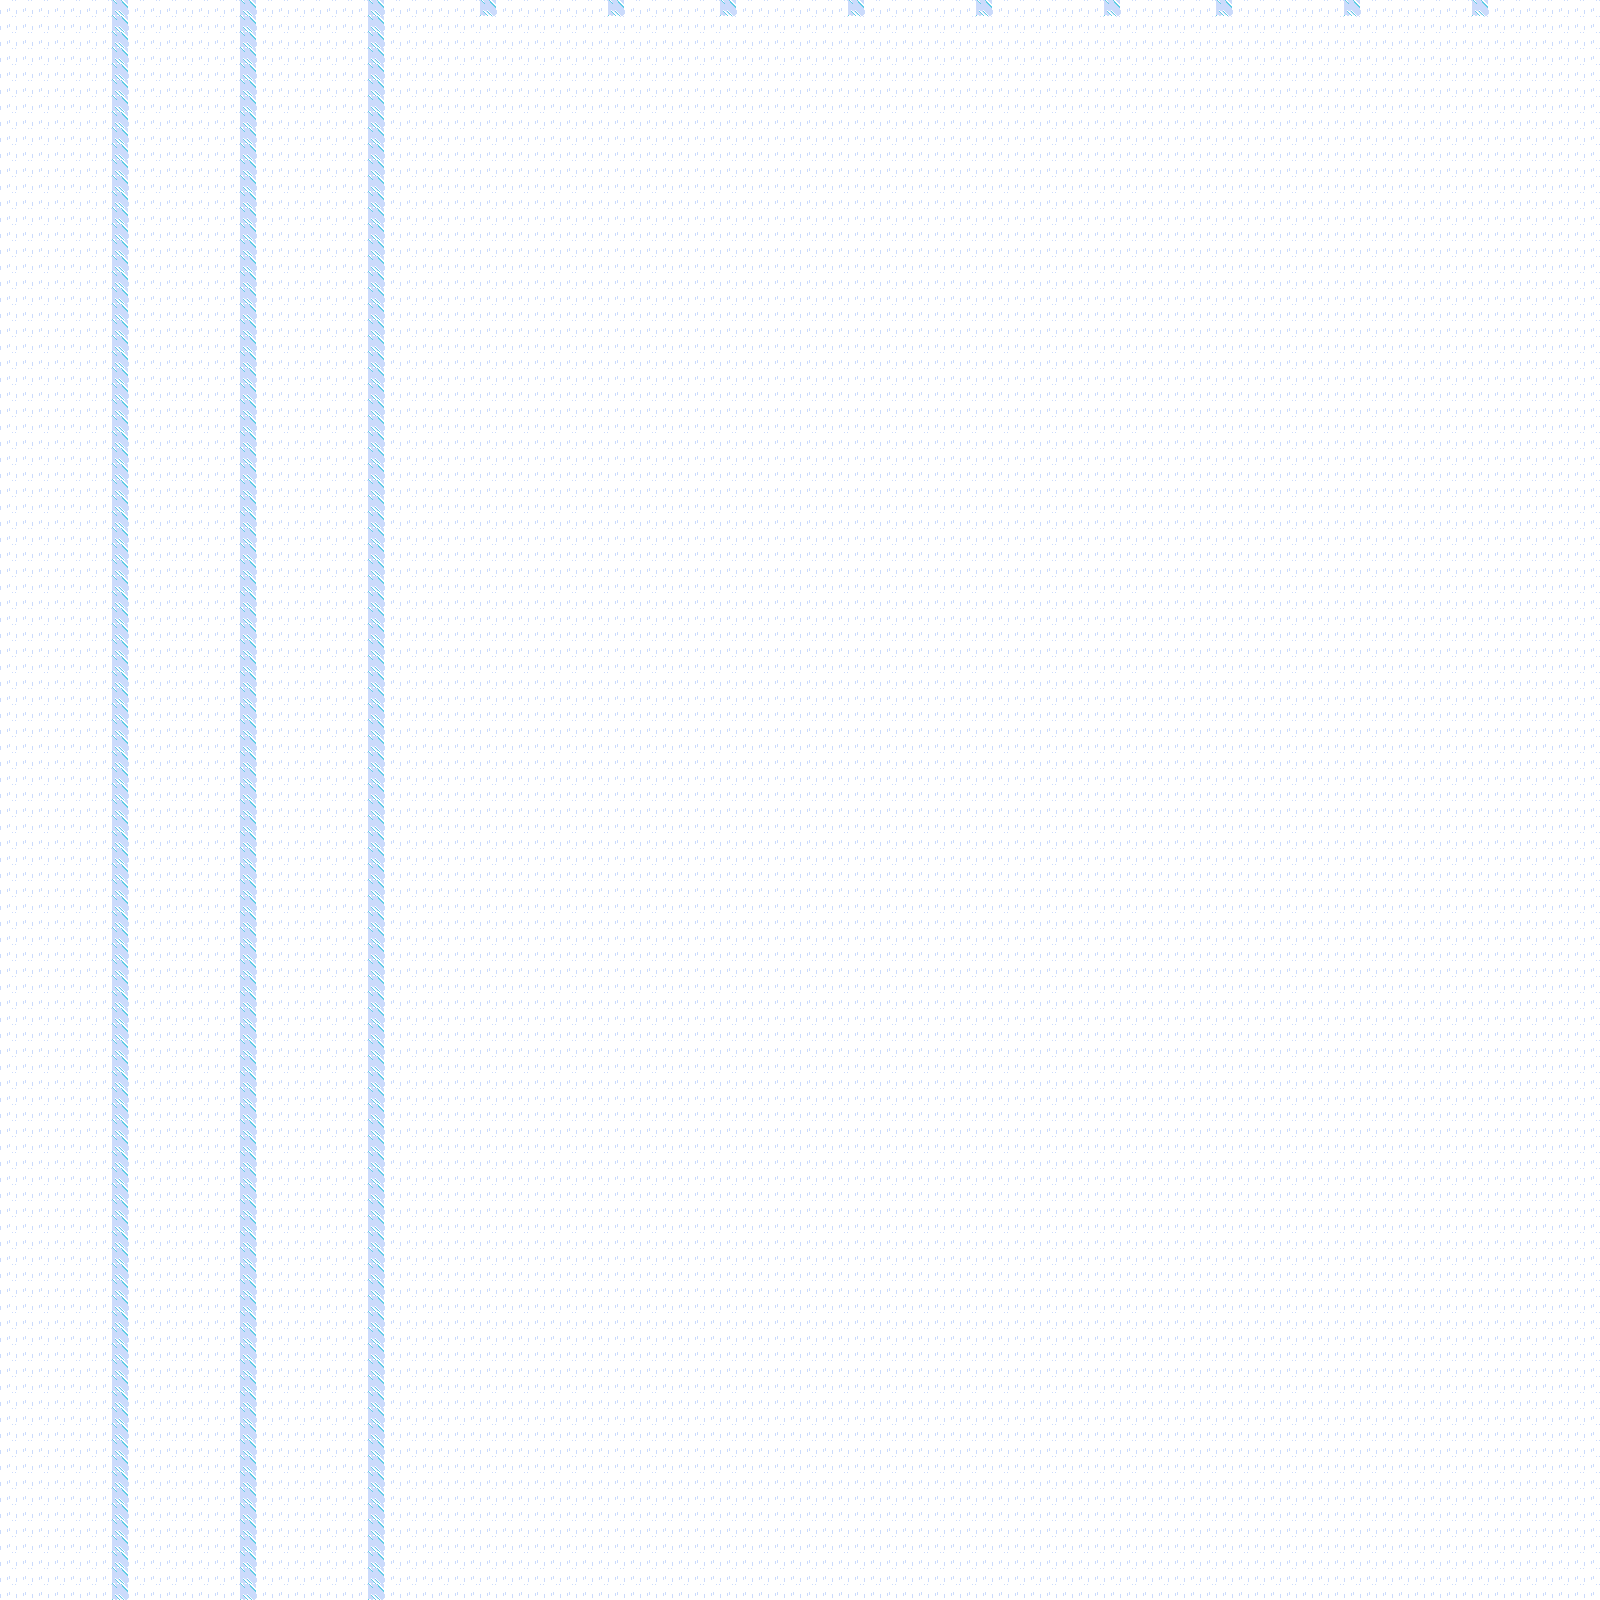

A level layout from a 2D game, rendered from its tile map. Below: a short description, then the map file with tile-grid data replaced by summaries:
An orthogonal 100x100 tile map with 16x16 px tiles, 1 tile layer (Calque de Tuiles 1).

<map version="1.9" tiledversion="1.9.2" orientation="orthogonal" renderorder="right-down" width="100" height="100" tilewidth="16" tileheight="16" infinite="0" nextlayerid="2" nextobjectid="1">
 <tileset firstgid="1" name="IceTileset" tilewidth="16" tileheight="16" tilecount="720" columns="40">
  <image source="resrc/IceTileset.png" trans="000000" width="640" height="288" />
 </tileset>
 <layer id="1" name="Calque de Tuiles 1" width="100" height="100">
  <data>[10000 cells, 10000 non-empty, 2 distinct tile ids]</data>
 </layer>
</map>
